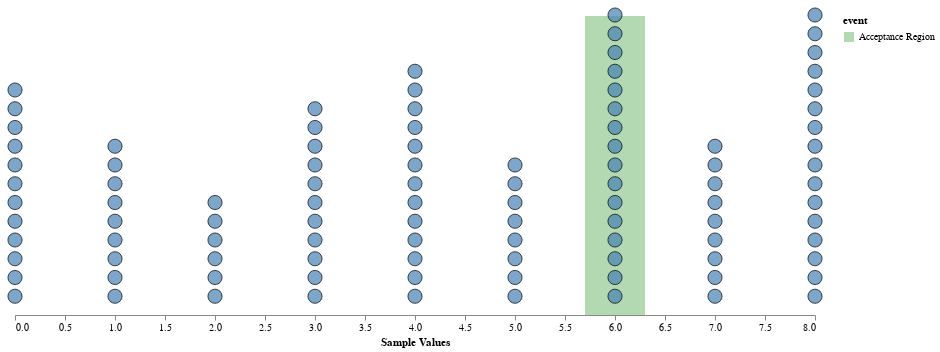

The notebook cell this image was saved under:
### Code cell
spec = [
@vlplot(width=800, height=300, view={stroke=nothing}) + 
@vlplot(
    data={values={"start"=5.7,"finish"=6.3, "event"="Acceptance Region"}},
    mark={:rect, color=:green},
    x={"start:q",axis={title=""}},
    x2="finish:q",
    y={value=1,axis={ticks=false}},
    color={"event:n",scale={range=["green"]}},
    opacity={value=0.3}
)+
@vlplot(
    data=df,
    mark={:circle,strokeWidth=1,stroke=:black,clip=false},
    size={value=200},
    color={value="#4682b4"},
    x={"x1:q",axis={title="Sample Values",grid=false}},
#     y={"x2:q",axis={title="count",ticks=false,grid=false}})
    y={"x2:q",axis=nothing})
    
]

### Figure 1 — Vega-Lite specification as saved in the notebook (floating-point values rounded to 4 significant figures)
{"vconcat": [{"height": 300, "layer": [{"data": {"values": {"event": "Acceptance Region", "finish": 6.3, "start": 5.7}}, "encoding": {"color": {"field": "event", "scale": {"range": ["green"]}, "type": "nominal"}, "opacity": {"value": 0.3}, "x": {"axis": {"title": ""}, "field": "start", "type": "quantitative"}, "x2": {"field": "finish", "type": "quantitative"}, "y": {"axis": {"ticks": false}, "value": 1}}, "mark": {"color": "green", "type": "rect"}}, {"data": {"values": [{"x1": 0, "x2": 1}, {"x1": 6, "x2": 1}, {"x1": 8, "x2": 1}, {"x1": 4, "x2": 1}, {"x1": 1, "x2": 1}, {"x1": 8, "x2": 2}, {"x1": 4, "x2": 2}, {"x1": 2, "x2": 1}, {"x1": 0, "x2": 2}, {"x1": 7, "x2": 1}, {"x1": 6, "x2": 2}, {"x1": 7, "x2": 2}, {"x1": 0, "x2": 3}, {"x1": 6, "x2": 3}, {"x1": 8, "x2": 3}, {"x1": 6, "x2": 4}, {"x1": 3, "x2": 1}, {"x1": 8, "x2": 4}, {"x1": 5, "x2": 1}, {"x1": 0, "x2": 4}, {"x1": 6, "x2": 5}, {"x1": 0, "x2": 5}, {"x1": 4, "x2": 3}, {"x1": 8, "x2": 5}, {"x1": 8, "x2": 6}, {"x1": 4, "x2": 4}, {"x1": 1, "x2": 2}, {"x1": 0, "x2": 6}, {"x1": 6, "x2": 6}, {"x1": 7, "x2": 3}, {"x1": 6, "x2": 7}, {"x1": 8, "x2": 7}, {"x1": 3, "x2": 2}, {"x1": 4, "x2": 5}, {"x1": 5, "x2": 2}, {"x1": 4, "x2": 6}, {"x1": 6, "x2": 8}, {"x1": 3, "x2": 3}, {"x1": 5, "x2": 3}, {"x1": 3, "x2": 4}, {"x1": 4, "x2": 7}, {"x1": 0, "x2": 7}, {"x1": 3, "x2": 5}, {"x1": 1, "x2": 3}, {"x1": 1, "x2": 4}, {"x1": 6, "x2": 9}, {"x1": 8, "x2": 8}, {"x1": 6, "x2": 10}, {"x1": 2, "x2": 2}, {"x1": 0, "x2": 8}, {"x1": 1, "x2": 5}, {"x1": 4, "x2": 8}, {"x1": 3, "x2": 6}, {"x1": 0, "x2": 9}, {"x1": 3, "x2": 7}, {"x1": 6, "x2": 11}, {"x1": 7, "x2": 4}, {"x1": 3, "x2": 8}, {"x1": 6, "x2": 12}, {"x1": 5, "x2": 4}, {"x1": 4, "x2": 9}, {"x1": 1, "x2": 6}, {"x1": 8, "x2": 9}, {"x1": 8, "x2": 10}, {"x1": 5, "x2": 5}, {"x1": 0, "x2": 10}, {"x1": 0, "x2": 11}, {"x1": 0, "x2": 12}, {"x1": 2, "x2": 3}, {"x1": 6, "x2": 13}, {"x1": 7, "x2": 5}, {"x1": 3, "x2": 9}, {"x1": 8, "x2": 11}, {"x1": 8, "x2": 12}, {"x1": 4, "x2": 10}, {"x1": 8, "x2": 13}, {"x1": 2, "x2": 4}, {"x1": 7, "x2": 6}, {"x1": 5, "x2": 6}, {"x1": 6, "x2": 14}, {"x1": 8, "x2": 14}, {"x1": 3, "x2": 10}, {"x1": 1, "x2": 7}, {"x1": 5, "x2": 7}, {"x1": 8, "x2": 15}, {"x1": 6, "x2": 15}, {"x1": 4, "x2": 11}, {"x1": 5, "x2": 8}, {"x1": 7, "x2": 7}, {"x1": 3, "x2": 11}, {"x1": 4, "x2": 12}, {"x1": 8, "x2": 16}, {"x1": 7, "x2": 8}, {"x1": 7, "x2": 9}, {"x1": 2, "x2": 5}, {"x1": 6, "x2": 16}, {"x1": 2, "x2": 6}, {"x1": 4, "x2": 13}, {"x1": 1, "x2": 8}, {"x1": 1, "x2": 9}]}, "encoding": {"color": {"value": "#4682b4"}, "size": {"value": 200}, "x": {"axis": {"grid": false, "title": "Sample Values"}, "field": "x1", "type": "quantitative"}, "y": {"axis": null, "field": "x2", "type": "quantitative"}}, "mark": {"clip": false, "stroke": "black", "strokeWidth": 1, "type": "circle"}}], "view": {"stroke": null}, "width": 800}]}
